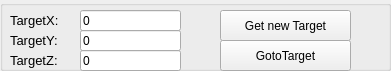
   <widget class="QGroupBox" name="groupBox_target">
    <property name="geometry">
     <rect>
      <x>420</x>
      <y>0</y>
      <width>391</width>
      <height>71</height>
     </rect>
    </property>
    <property name="title">
     <string/>
    </property>
    <widget class="QLabel" name="label_56">
     <property name="geometry">
      <rect>
       <x>10</x>
       <y>10</y>
       <width>71</width>
       <height>21</height>
      </rect>
     </property>
     <property name="font">
      <font>
       <family>Arial</family>
       <pointsize>10</pointsize>
      </font>
     </property>
     <property name="text">
      <string>TargetX:</string>
     </property>
    </widget>
    <widget class="QLabel" name="label_57">
     <property name="geometry">
      <rect>
       <x>10</x>
       <y>30</y>
       <width>71</width>
       <height>21</height>
      </rect>
     </property>
     <property name="font">
      <font>
       <family>Arial</family>
       <pointsize>10</pointsize>
      </font>
     </property>
     <property name="text">
      <string>TargetY:</string>
     </property>
    </widget>
    <widget class="QLabel" name="label_58">
     <property name="geometry">
      <rect>
       <x>10</x>
       <y>50</y>
       <width>71</width>
       <height>21</height>
      </rect>
     </property>
     <property name="font">
      <font>
       <family>Arial</family>
       <pointsize>10</pointsize>
      </font>
     </property>
     <property name="text">
      <string>TargetZ:</string>
     </property>
    </widget>
    <widget class="QLineEdit" name="target_x">
     <property name="geometry">
      <rect>
       <x>80</x>
       <y>10</y>
       <width>101</width>
       <height>21</height>
      </rect>
     </property>
     <property name="font">
      <font>
       <family>Arial</family>
      </font>
     </property>
     <property name="text">
      <string>0</string>
     </property>
    </widget>
    <widget class="QLineEdit" name="target_y">
     <property name="geometry">
      <rect>
       <x>80</x>
       <y>30</y>
       <width>101</width>
       <height>21</height>
      </rect>
     </property>
     <property name="font">
      <font>
       <family>Arial</family>
      </font>
     </property>
     <property name="text">
      <string>0</string>
     </property>
    </widget>
    <widget class="QLineEdit" name="target_z">
     <property name="geometry">
      <rect>
       <x>80</x>
       <y>50</y>
       <width>101</width>
       <height>21</height>
      </rect>
     </property>
     <property name="font">
      <font>
       <family>Arial</family>
      </font>
     </property>
     <property name="text">
      <string>0</string>
     </property>
    </widget>
    <widget class="QPushButton" name="get_xyz_2">
     <property name="geometry">
      <rect>
       <x>220</x>
       <y>10</y>
       <width>131</width>
       <height>31</height>
      </rect>
     </property>
     <property name="font">
      <font>
       <family>Arial</family>
       <pointsize>9</pointsize>
      </font>
     </property>
     <property name="text">
      <string>Get new Target</string>
     </property>
    </widget>
    <widget class="QPushButton" name="goto_target">
     <property name="geometry">
      <rect>
       <x>220</x>
       <y>40</y>
       <width>131</width>
       <height>31</height>
      </rect>
     </property>
     <property name="font">
      <font>
       <family>Arial</family>
       <pointsize>9</pointsize>
      </font>
     </property>
     <property name="cursor">
      <cursorShape>UpArrowCursor</cursorShape>
     </property>
     <property name="contextMenuPolicy">
      <enum>Qt::NoContextMenu</enum>
     </property>
     <property name="layoutDirection">
      <enum>Qt::LeftToRight</enum>
     </property>
     <property name="text">
      <string>GotoTarget</string>
     </property>
    </widget>
   </widget>
